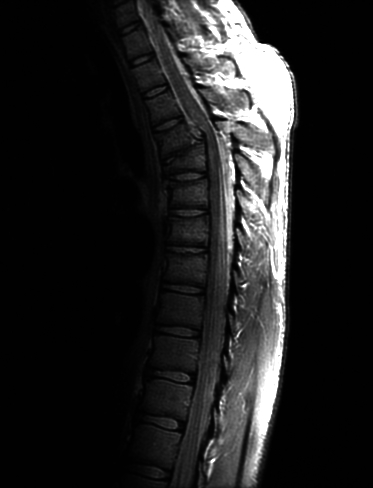
#> input picture images/images_chapter_03/Fig3.08(a).jpg, 373 x 488 px
$ python 03_02.py
#> lines starting #> are read from the running program, lines starting #| are printed output that depends on the picture
#!/usr/bin/env python3
#coding:utf-8

from PIL import Image
import matplotlib.pyplot as plt
import numpy as np

def my_histogram(image, bins=10):
    width, height = image.shape
    hist = [0] * 256
    for x in range(width):
        for y in range(height):
            hist[image[x,y]] += 1
    return np.array(hist)

def my_equalize_histogram(image):
    hist = my_histogram(image)
    hist = hist / image.size
    cdf = hist.cumsum()
    cdf = 255 * cdf
    cdf = np.ma.filled(cdf,0).astype(np.uint8)
    new_img = np.frompyfunc(lambda x: cdf[x], 1, 1)(image).astype(np.uint8)
    return new_img

img = np.array(Image.open('../images/images_chapter_03/Fig3.08(a).jpg').convert('L'))
#> img is the input picture: shape (488, 373); min 0, max 255, mean 32.6
plt.subplot(2,2,1)
plt.title('original image')
plt.imshow(img, cmap='gray')
hist = my_histogram(img)
#> hist = 256 values, max 102029 at index 1, min 1 at index 217, mean 711
plt.subplot(2,2,2)
plt.title('original histogram')
plt.plot(range(hist.shape[0]) ,hist)
equ_img = my_equalize_histogram(img)
#> in my_equalize_histogram, `hist = hist / image.size`: hist = 256 values, max 0.561 at index 1, min 5.49e-06 at index 217, mean 0.00391
#> in my_equalize_histogram, `cdf = hist.cumsum()`: cdf = 256 values from 0.0123 to 1
#> in my_equalize_histogram, `cdf = 255 * cdf`: cdf = 256 values from 3.12 to 255
#> in my_equalize_histogram, `cdf = np.ma.filled(cdf,0).astype(np.uint8)`: cdf = 256 values from 3 to 255
#> in my_equalize_histogram, `new_img = np.frompyfunc(lambda x: cdf[x], 1, 1)(image).astype(np.uint8)`:
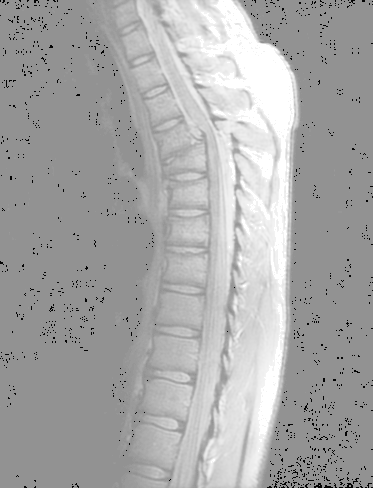
#> new_img: shape (488, 373); min 3, max 255, mean 167.8
plt.subplot(2,2,3)
plt.title('equalized image')
plt.imshow(equ_img, cmap='gray')
equ_hist = my_histogram(equ_img)
#> equ_hist = 256 values, max 102029 at index 146, min 0 at index 0, mean 711
plt.subplot(2,2,4)
plt.title('equalized histogram')
plt.plot(range(equ_hist.shape[0]) ,equ_hist)
plt.show()
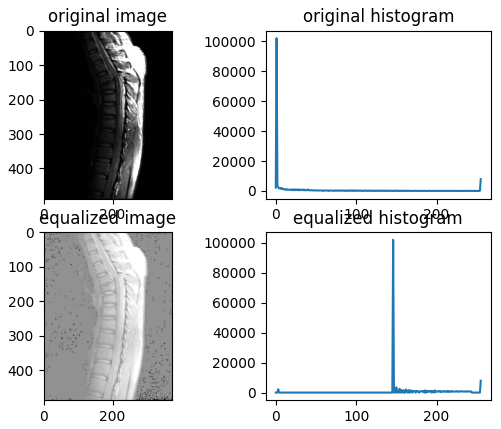
#> figure drawn by matplotlib, 4 panels; panel 2: curve peaks at x = 1, y = 102029; panel 4: curve peaks at x = 146, y = 102029

$ run again, with images/images_chapter_03/Fig3.04(a).jpg copied over images/images_chapter_03/Fig3.08(a).jpg
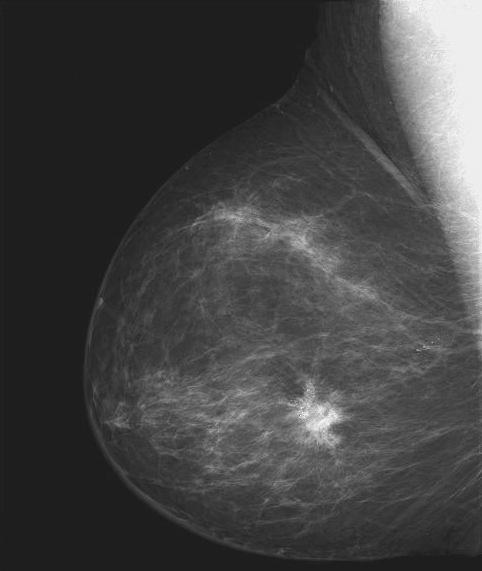
#> input picture images/images_chapter_03/Fig3.04(a).jpg, 482 x 571 px
#> img is the input picture: shape (571, 482); min 21, max 255, mean 66.7
#> `hist = my_histogram(img)`: hist = 256 values, max 93534 at index 30, min 0 at index 0, mean 1075.1
#> in my_equalize_histogram, `hist = hist / image.size`: hist = 256 values, max 0.34 at index 30, min 0 at index 0, mean 0.00391
#> in my_equalize_histogram, `cdf = hist.cumsum()`: cdf = 256 values from 0 to 1
#> in my_equalize_histogram, `cdf = 255 * cdf`: cdf = 256 values from 0 to 255
#> in my_equalize_histogram, `new_img = np.frompyfunc(lambda x: cdf[x], 1, 1)(image).astype(np.uint8)`:
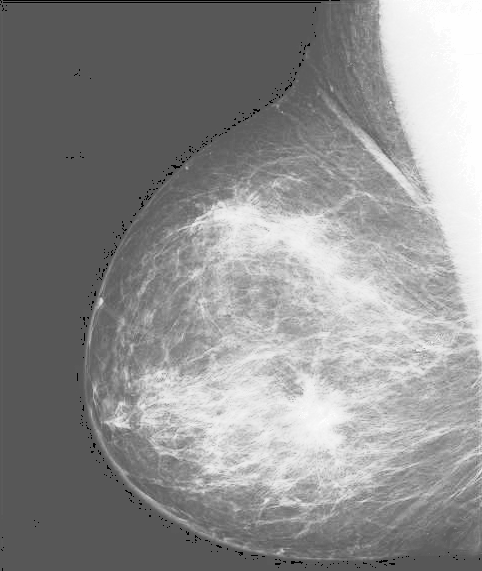
#> new_img: shape (571, 482); min 0, max 255, mean 142.2
#> equ_hist = 256 values, max 93534 at index 87, min 0 at index 2, mean 1075.1
#> `plt.show()`:
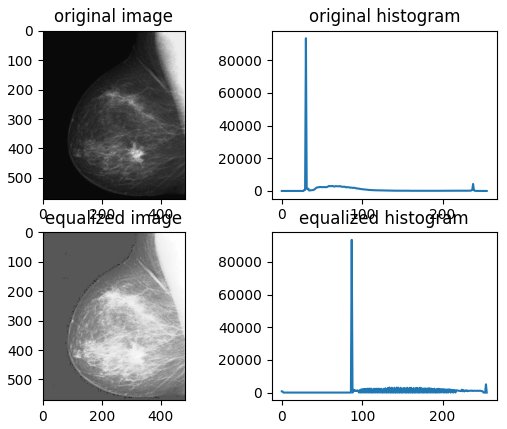
#> figure drawn by matplotlib, 4 panels; panel 2: curve peaks at x = 30, y = 93534; panel 4: curve peaks at x = 87, y = 93534

$ run again, with images/images_chapter_03/Fig3.05(a).jpg copied over images/images_chapter_03/Fig3.08(a).jpg
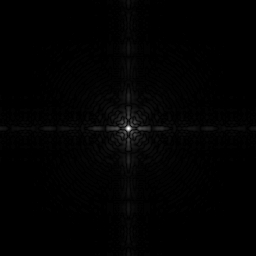
#> input picture images/images_chapter_03/Fig3.05(a).jpg, 256 x 256 px
#> img is the input picture: shape (256, 256); min 0, max 255, mean 2.1
#> `hist = my_histogram(img)`: hist = 256 values, max 43948 at index 0, min 0 at index 60, mean 256
#> in my_equalize_histogram, `hist = hist / image.size`: hist = 256 values, max 0.671 at index 0, min 0 at index 60, mean 0.00391
#> in my_equalize_histogram, `cdf = hist.cumsum()`: cdf = 256 values from 0.671 to 1
#> in my_equalize_histogram, `cdf = 255 * cdf`: cdf = 256 values from 171 to 255
#> in my_equalize_histogram, `new_img = np.frompyfunc(lambda x: cdf[x], 1, 1)(image).astype(np.uint8)`:
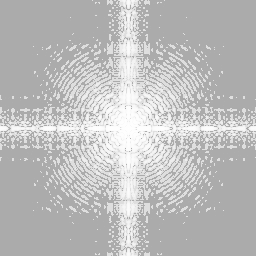
#> new_img: shape (256, 256); min 171, max 255, mean 189.3
#> equ_hist = 256 values, max 43948 at index 171, min 0 at index 0, mean 256
#> `plt.show()`:
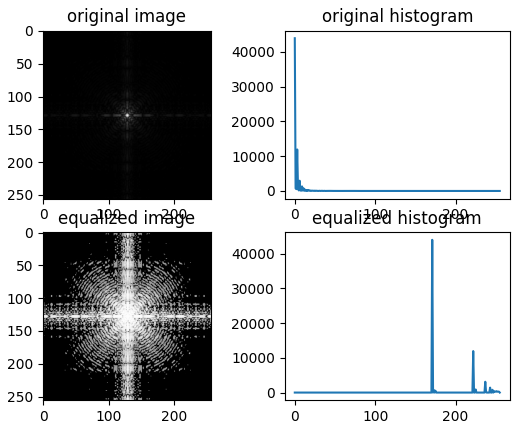
#> figure drawn by matplotlib, 4 panels; panel 2: curve peaks at x = 0, y = 43948; panel 4: curve peaks at x = 171, y = 43948

$ run again, with images/images_chapter_03/Fig3.09(a).jpg copied over images/images_chapter_03/Fig3.08(a).jpg
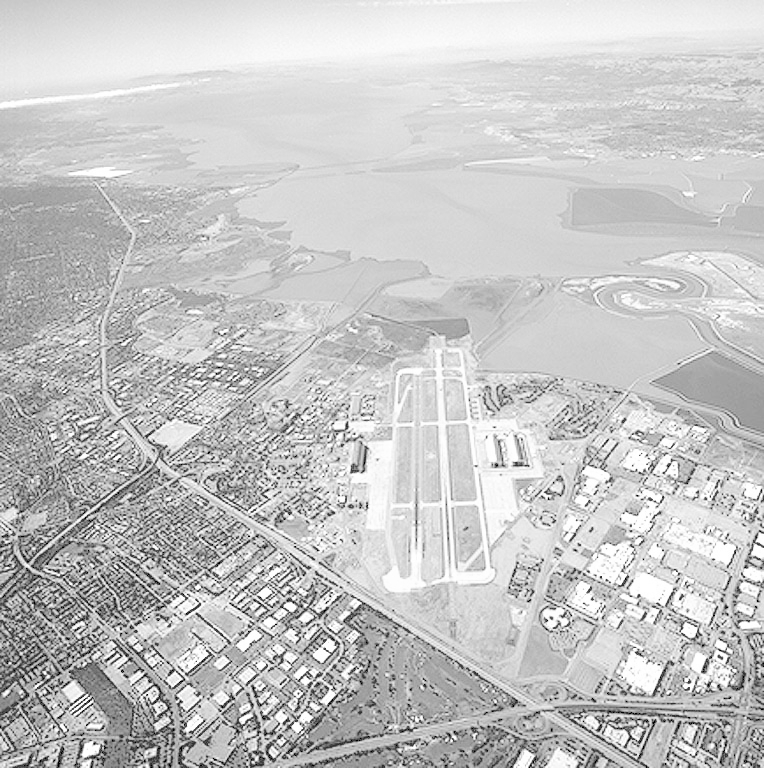
#> input picture images/images_chapter_03/Fig3.09(a).jpg, 764 x 768 px
#> img is the input picture: shape (768, 764); min 0, max 255, mean 197.2
#> `hist = my_histogram(img)`: hist = 256 values, max 14717 at index 213, min 0 at index 2, mean 2292
#> in my_equalize_histogram, `hist = hist / image.size`: hist = 256 values, max 0.0251 at index 213, min 0 at index 2, mean 0.00391
#> in my_equalize_histogram, `cdf = hist.cumsum()`: cdf = 256 values from 0.00146 to 1
#> in my_equalize_histogram, `cdf = 255 * cdf`: cdf = 256 values from 0.372 to 255
#> in my_equalize_histogram, `cdf = np.ma.filled(cdf,0).astype(np.uint8)`: cdf = 256 values from 0 to 254
#> in my_equalize_histogram, `new_img = np.frompyfunc(lambda x: cdf[x], 1, 1)(image).astype(np.uint8)`:
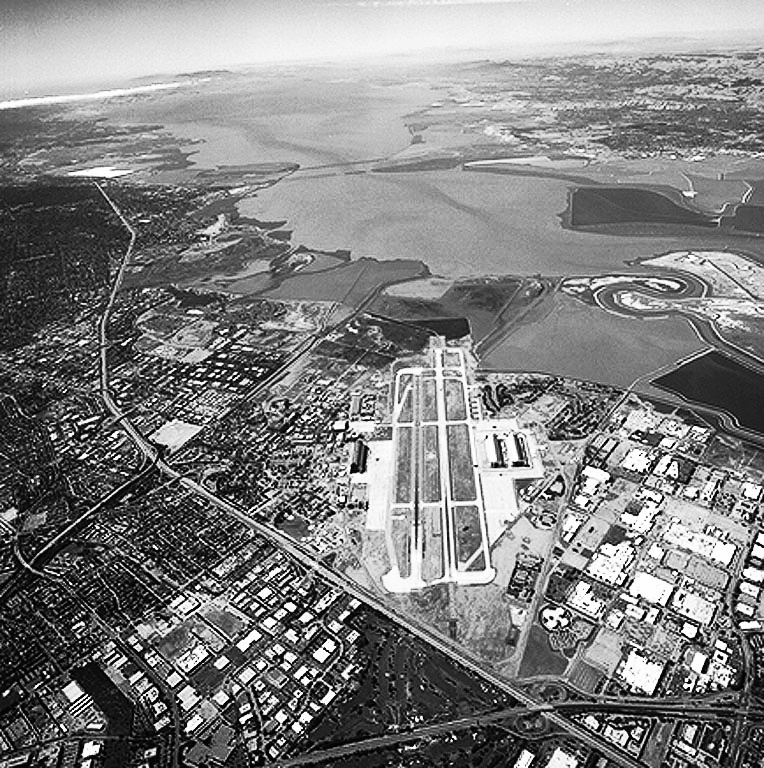
#> new_img: shape (768, 764); min 0, max 254, mean 128.3
#> equ_hist = 256 values, max 14717 at index 153, min 0 at index 2, mean 2292
#> `plt.show()`:
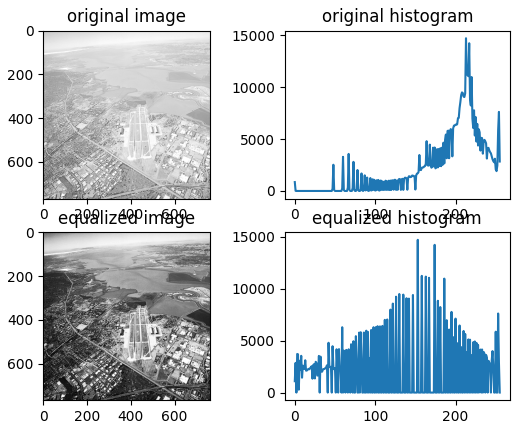
#> figure drawn by matplotlib, 4 panels; panel 2: curve peaks at x = 213, y = 14717; panel 4: curve peaks at x = 153, y = 14717
